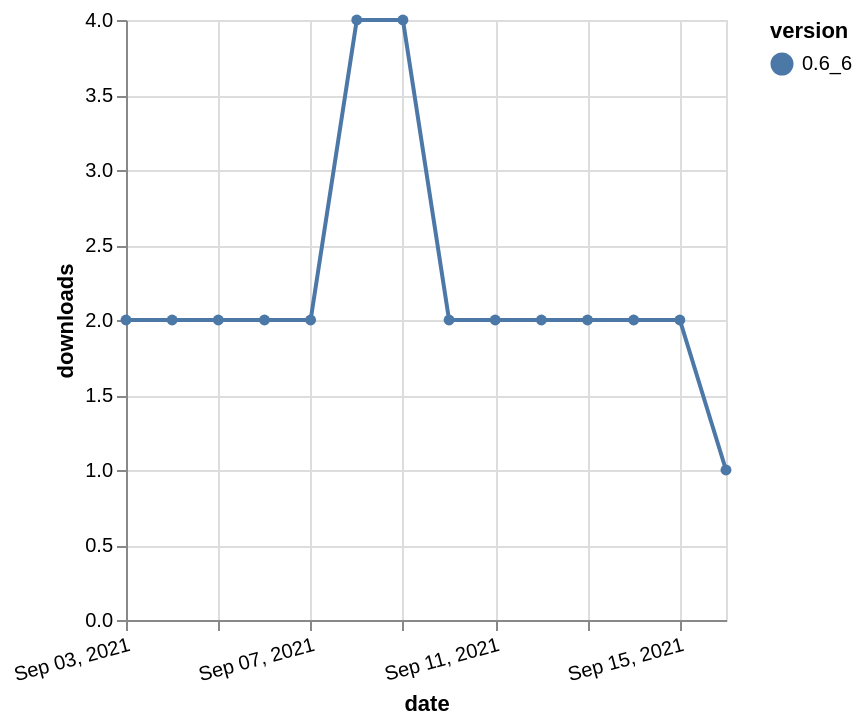

Specify this chart in Vega-Lite:
### Vega-Lite specification from a JSON file in a GitHub repository (floating-point values rounded to 4 significant figures)
{"$schema": "https://vega.github.io/schema/vega-lite/v5.json", "description": "A simple bar chart with embedded data.", "data": {"values": [{"date": "2021-09-03", "total": 2986, "delta": 2, "version": "0.6_6"}, {"date": "2021-09-04", "total": 2988, "delta": 2, "version": "0.6_6"}, {"date": "2021-09-05", "total": 2990, "delta": 2, "version": "0.6_6"}, {"date": "2021-09-06", "total": 2992, "delta": 2, "version": "0.6_6"}, {"date": "2021-09-07", "total": 2994, "delta": 2, "version": "0.6_6"}, {"date": "2021-09-08", "total": 2998, "delta": 4, "version": "0.6_6"}, {"date": "2021-09-09", "total": 3002, "delta": 4, "version": "0.6_6"}, {"date": "2021-09-10", "total": 3004, "delta": 2, "version": "0.6_6"}, {"date": "2021-09-11", "total": 3006, "delta": 2, "version": "0.6_6"}, {"date": "2021-09-12", "total": 3008, "delta": 2, "version": "0.6_6"}, {"date": "2021-09-13", "total": 3010, "delta": 2, "version": "0.6_6"}, {"date": "2021-09-14", "total": 3012, "delta": 2, "version": "0.6_6"}, {"date": "2021-09-15", "total": 3014, "delta": 2, "version": "0.6_6"}, {"date": "2021-09-16", "total": 3015, "delta": 1, "version": "0.6_6"}]}, "width": "container", "mark": {"type": "line", "point": {"filled": true}}, "encoding": {"x": {"field": "date", "type": "temporal", "timeUnit": "yearmonthdate", "title": "date", "axis": {"labelAngle": -15}}, "y": {"field": "delta", "type": "quantitative", "title": "downloads"}, "color": {"field": "version", "type": "nominal"}, "tooltip": {"field": "delta"}}}
